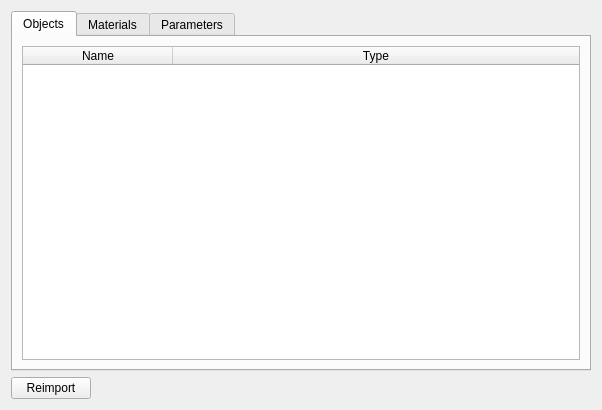
<?xml version="1.0" encoding="UTF-8"?>
<ui version="4.0">
 <class>ObjImportSettingsWidget</class>
 <widget class="QWidget" name="ObjImportSettingsWidget">
  <property name="geometry">
   <rect>
    <x>0</x>
    <y>0</y>
    <width>602</width>
    <height>410</height>
   </rect>
  </property>
  <property name="windowTitle">
   <string>Form</string>
  </property>
  <layout class="QVBoxLayout" name="verticalLayout">
   <item>
    <widget class="QTabWidget" name="tabWidget_2">
     <property name="currentIndex">
      <number>0</number>
     </property>
     <widget class="QWidget" name="tabObjects">
      <attribute name="title">
       <string>Objects</string>
      </attribute>
      <layout class="QVBoxLayout" name="verticalLayout_4">
       <item>
        <widget class="QTableWidget" name="tableObjects">
         <attribute name="horizontalHeaderDefaultSectionSize">
          <number>150</number>
         </attribute>
         <attribute name="horizontalHeaderStretchLastSection">
          <bool>true</bool>
         </attribute>
         <attribute name="verticalHeaderVisible">
          <bool>false</bool>
         </attribute>
         <attribute name="verticalHeaderStretchLastSection">
          <bool>false</bool>
         </attribute>
         <column>
          <property name="text">
           <string>Name</string>
          </property>
         </column>
         <column>
          <property name="text">
           <string>Type</string>
          </property>
         </column>
        </widget>
       </item>
      </layout>
     </widget>
     <widget class="QWidget" name="tabMaterials">
      <attribute name="title">
       <string>Materials</string>
      </attribute>
      <layout class="QVBoxLayout" name="verticalLayout_5">
       <item>
        <widget class="QTableWidget" name="tableMaterials">
         <attribute name="horizontalHeaderDefaultSectionSize">
          <number>150</number>
         </attribute>
         <attribute name="horizontalHeaderStretchLastSection">
          <bool>true</bool>
         </attribute>
         <attribute name="verticalHeaderVisible">
          <bool>false</bool>
         </attribute>
         <column>
          <property name="text">
           <string>Name</string>
          </property>
         </column>
         <column>
          <property name="text">
           <string>Type</string>
          </property>
         </column>
        </widget>
       </item>
      </layout>
     </widget>
     <widget class="QWidget" name="tabParameters">
      <attribute name="title">
       <string>Parameters</string>
      </attribute>
      <layout class="QHBoxLayout" name="horizontalLayout_2">
       <item>
        <widget class="QTreeWidget" name="treeParameters">
         <property name="alternatingRowColors">
          <bool>true</bool>
         </property>
         <attribute name="headerDefaultSectionSize">
          <number>220</number>
         </attribute>
         <column>
          <property name="text">
           <string>Name</string>
          </property>
         </column>
         <column>
          <property name="text">
           <string>Value</string>
          </property>
         </column>
        </widget>
       </item>
      </layout>
     </widget>
    </widget>
   </item>
   <item>
    <layout class="QHBoxLayout" name="horizontalLayout">
     <property name="topMargin">
      <number>0</number>
     </property>
     <item>
      <widget class="QPushButton" name="buttonReimport">
       <property name="text">
        <string>Reimport</string>
       </property>
      </widget>
     </item>
     <item>
      <spacer name="horizontalSpacer">
       <property name="orientation">
        <enum>Qt::Horizontal</enum>
       </property>
       <property name="sizeHint" stdset="0">
        <size>
         <width>40</width>
         <height>20</height>
        </size>
       </property>
      </spacer>
     </item>
    </layout>
   </item>
  </layout>
 </widget>
 <resources/>
 <connections/>
</ui>
